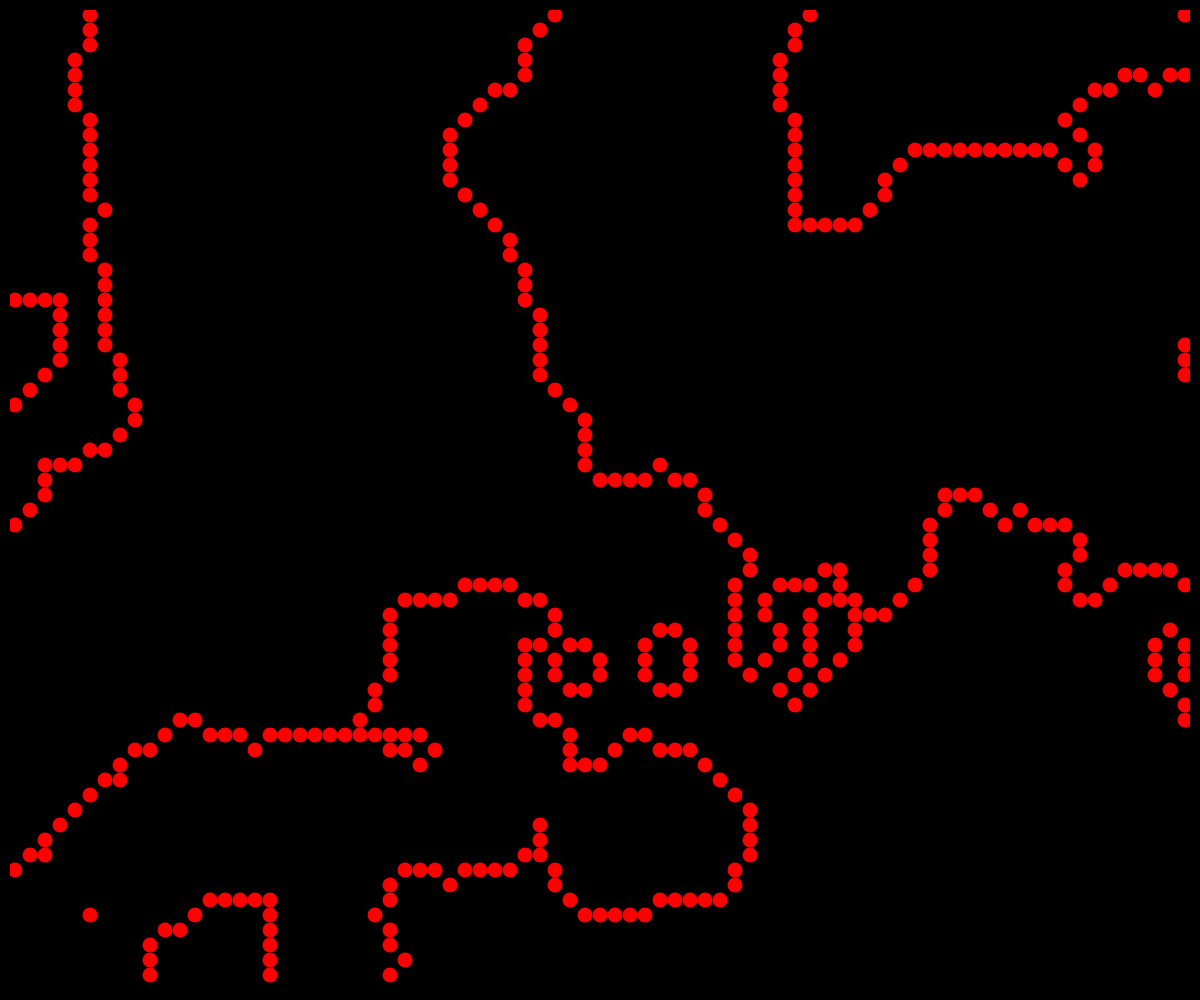
Frame 1 (no input)
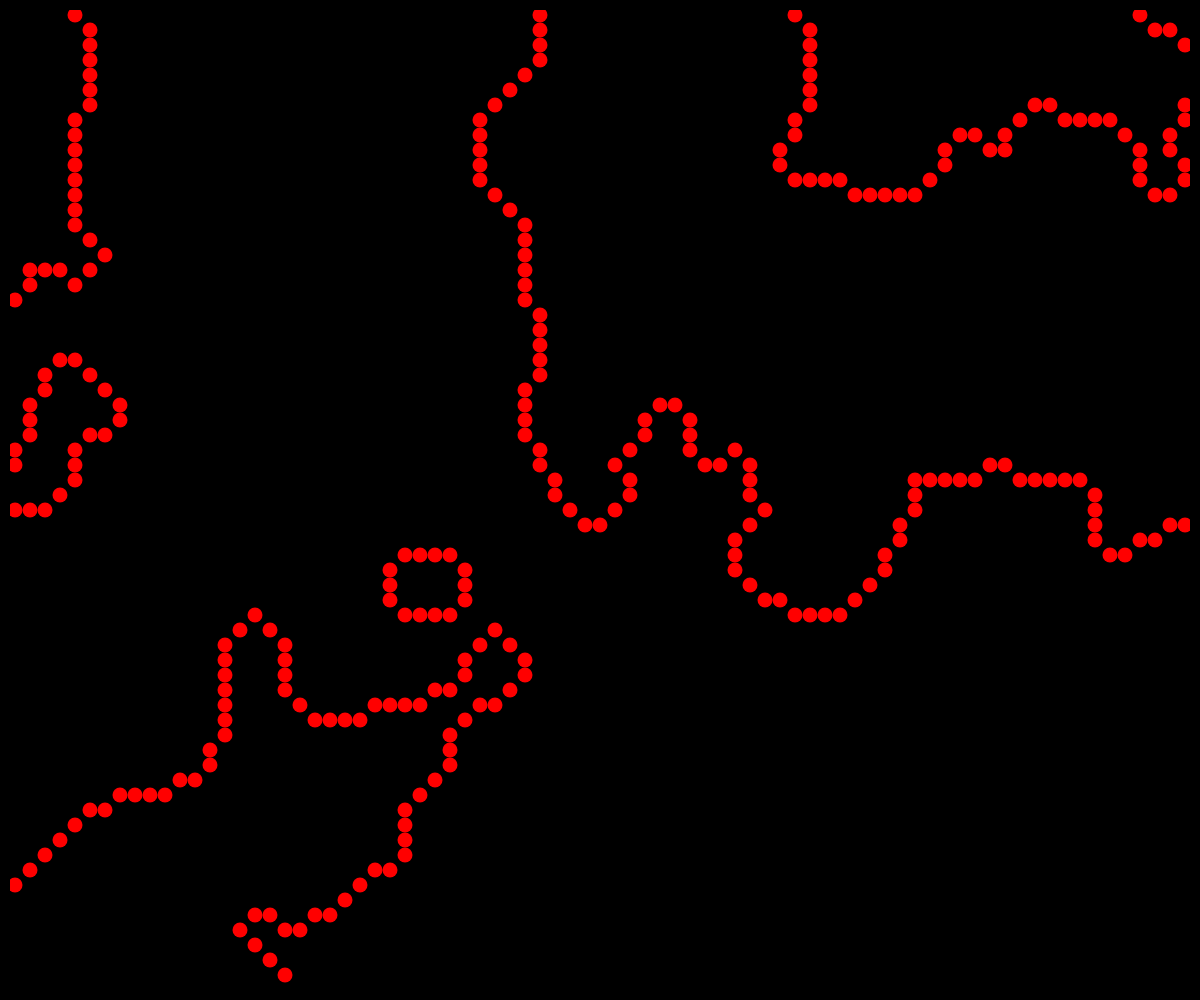
Frame 60 (no input)
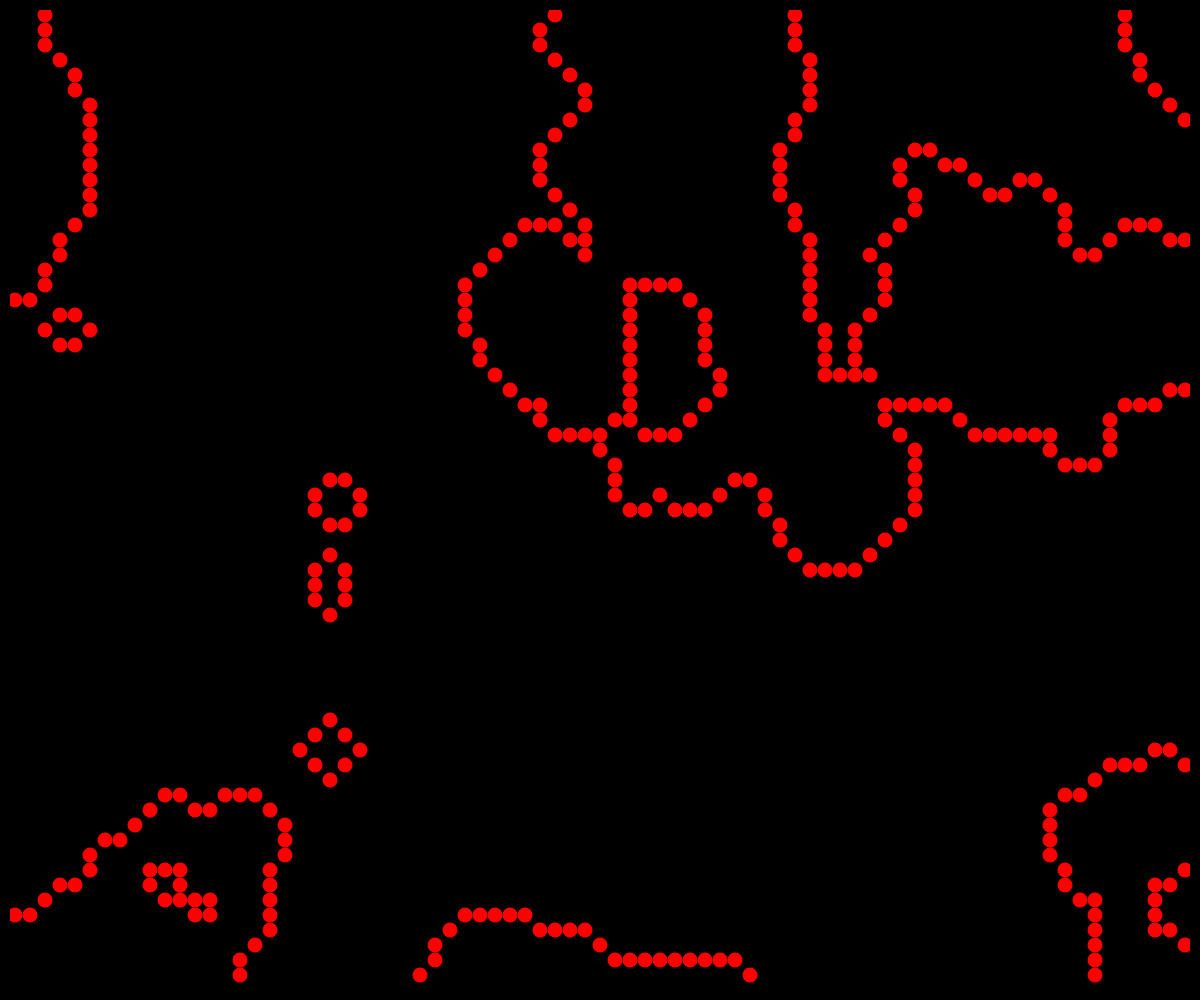
Frame 120 (the mouse pressed at the canvas centre since frame 60)

The p5.js sketch that drew these frames (run headless with seeded random() and noise() and a simulated clock; from frame 60 on, the mouse is pressed at the canvas centre):

// p5.js sketch
// ── sketch.js
let WIDTH = 1000;
let HEIGHT = 1000;

// added globals for recording
let cnv;
let mediaRecorder = null;
let recordedChunks = [];
let isRecording = false;

function setup() {
  // changed: store the created canvas so we can capture its stream
  cnv = createCanvas(windowWidth, windowHeight);
  colorMode(HSB);
  stroke(255);
  strokeWeight(5);
  frameRate(144);
}

function draw() {
  background(0);
  noStroke();
  noFill();
  colorMode(HSB);

  // const LINE_COUNT = 100;
  // const RADIUS = height / LINE_COUNT;
  // const OFFSET = 1000;
  // const POINTS_PER_LINE = 100;
  // const POINT_WIDTH = width / POINTS_PER_LINE;

  // const LINE_COUNT = 30;
  // const RADIUS = height / LINE_COUNT;
  // const OFFSET = 1000;
  // const POINTS_PER_LINE = 100;
  // const POINT_WIDTH = width / POINTS_PER_LINE;

  // for (let i = -LINE_COUNT; i < LINE_COUNT * 2; i++) {
  //   stroke(0, 0, 255, 1);
  //   strokeWeight(2);

  //   beginShape();
  //   offsets = [];
  //   for (let k = -2; k < POINTS_PER_LINE + 2; k++) {
  //     offset =
  //       noise(i * 0.01, k * 0.01, millis() / 10000) * OFFSET - OFFSET / 2;
  //     offsets.push(offset);

  //     curveVertex(k * POINT_WIDTH, i * RADIUS + RADIUS / 2 + offset);
  //   }

  //   // try color based on the distance from the line
  //   offset_sum = offsets.reduce((a, b) => a + b, 0);
  //   line_offset = (offsets[0] + offsets[offsets.length - 1]) / 2;
  //   average_offset = offset_sum / offsets.length;
  //   average_offset_diff = average_offset - line_offset;
  //   stroke((average_offset_diff * 3 + 360) % 360, 255, 255);
  //   strokeWeight(5);
  //   endShape(CLOSE);

  //   // endShape();
  // }

  map = [];
  const MAP_DEPTH = 2;
  const RESOLUTION = 15;
  const RAND_SCALE = 0.003;
  const FAST_SCALE = 0.004;

  // const floodfill = (x, y, map, visited) => {
  //   if (x < 0 || x >= map.length || y < 0 || y >= map[0].length) return;
  //   if (map[x][y] == 0) return;
  //   if (visited[x][y]) return;

  //   visited[x][y] = true;
  //   point(x * RESOLUTION, y * RESOLUTION);

  //   floodfill(x + 1, y, map, visited);
  //   floodfill(x - 1, y, map, visited);
  //   floodfill(x, y + 1, map, visited);
  //   floodfill(x, y - 1, map, visited);
  // };

  for (let d = 0; d < MAP_DEPTH; d++) {
    cur_floor = Array(Math.floor(width / RESOLUTION))
      .fill()
      .map(() => Array(Math.floor(height / RESOLUTION)).fill(0));
    upper_bound = (d + 1) / MAP_DEPTH;
    lower_bound = d / MAP_DEPTH;

    for (let x = 0; x < cur_floor.length; x++) {
      for (let y = 0; y < cur_floor[0].length; y++) {
        cur_height = noise(
          x * RESOLUTION * RAND_SCALE,
          y * RESOLUTION * RAND_SCALE,
          frameCount * FAST_SCALE
        );

        // only add the edge points for this floor
        cur_floor[x][y] = 0;
        if (cur_height >= lower_bound && cur_height < upper_bound) {
          // check neighbors
          neighbors = [
            noise(
              (x + 1) * RESOLUTION * RAND_SCALE,
              y * RESOLUTION * RAND_SCALE,
              frameCount * FAST_SCALE
            ),
            noise(
              (x - 1) * RESOLUTION * RAND_SCALE,
              y * RESOLUTION * RAND_SCALE,
              frameCount * FAST_SCALE
            ),
            noise(
              x * RESOLUTION * RAND_SCALE,
              (y + 1) * RESOLUTION * RAND_SCALE,
              frameCount * FAST_SCALE
            ),
            noise(
              x * RESOLUTION * RAND_SCALE,
              (y - 1) * RESOLUTION * RAND_SCALE,
              frameCount * FAST_SCALE
            ),
          ];

          for (let n of neighbors) {
            if (n > upper_bound) {
              console.log(
                `{${x}, ${y}} edge, cur_height: ${cur_height}, neighbor: ${n}, bounds: [${lower_bound}, ${upper_bound}]`
              );
              cur_floor[x][y] = 1;
              break;
            }
          }
        }
      }
    }

    visited = Array(cur_floor.length)
      .fill()
      .map(() => Array(cur_floor[0].length).fill(false));

    for (let x = 0; x < cur_floor.length; x++) {
      for (let y = 0; y < cur_floor[0].length; y++) {
        if (cur_floor[x][y] == 0) continue;

        // if (visited[x][y]) continue;

        if (cur_floor[x][y] == 1) {
          strokeWeight(RESOLUTION);
          stroke((d / MAP_DEPTH) * 360, 255, 255);
          point(x * RESOLUTION, y * RESOLUTION);
          // floodfill(x, y, cur_floor, visited);
        }
      }
    }
  }

  // noLoop();
  // bg
  // const LINE_W = 20;
  // for (let i = -(width / LINE_W); i < width / LINE_W; i++) {
  //   push();
  //   translate(width / 2, height / 2);
  //   rotate(radians(-30));
  //   // strokeWeight(20);
  //   // stroke(0, 0, 255);
  //   // point(0, 0); // performance boost

  //   stroke(0, 0, 255, 0.5);
  //   strokeWeight(1);
  //   line(i * LINE_W, -height, i * LINE_W, height);
  //   pop();
  // }

  strokeWeight(20);
  stroke(0, 0, 0);
  rect(0, 0, width, height);
}

// start/stop recording when 's' is pressed
function keyPressed() {
  if (key === "s" || key === "S") {
    // record 3 seconds by default
    startRecording(5000);
  }
}

// starts a MediaRecorder for the p5 canvas and saves after duration ms
function startRecording(duration = 3000, fps = 60) {
  if (!cnv || isRecording) return;
  const stream = cnv.elt.captureStream(fps);
  recordedChunks = [];

  try {
    mediaRecorder = new MediaRecorder(stream, {
      mimeType: "video/webm; codecs=vp9",
    });
  } catch (e) {
    // fallback without codec hint
    mediaRecorder = new MediaRecorder(stream);
  }

  mediaRecorder.ondataavailable = (e) => {
    if (e.data && e.data.size > 0) recordedChunks.push(e.data);
  };

  mediaRecorder.onstop = () => {
    const blob = new Blob(recordedChunks, { type: "video/webm" });
    const url = URL.createObjectURL(blob);
    const a = document.createElement("a");
    a.style.display = "none";
    a.href = url;
    a.download = `recording_${Date.now()}.webm`;
    document.body.appendChild(a);
    a.click();
    setTimeout(() => {
      document.body.removeChild(a);
      URL.revokeObjectURL(url);
    }, 100);
    isRecording = false;
  };

  mediaRecorder.start();
  isRecording = true;
  // stop after the given duration
  setTimeout(() => {
    if (mediaRecorder && mediaRecorder.state === "recording")
      mediaRecorder.stop();
  }, duration);
}
